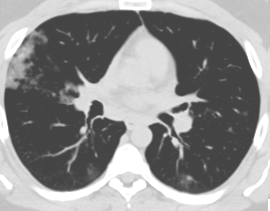
#> input picture imageFeatures/Covid (20).png, 270 x 211 px
$ jupyter execute --allow-errors GLCM-sreenivas.ipynb   (older library calls are emulated)
#> lines starting #> are read from the running program, lines starting #| are printed output that depends on the picture
[cell 1]
# https://youtu.be/5x-CIHRmMNY
"""
@author: Sreenivas Bhattiprolu
https://scikit-image.org/docs/dev/auto_examples/features_detection/plot_glcm.html
skimage.feature.greycomatrix(image, distances, angles, levels=None, symmetric=False, normed=False)
distances - List of pixel pair distance offsets.
angles - List of pixel pair angles in radians.
skimage.feature.greycoprops(P, prop)
prop: The property of the GLCM to compute.
{‘contrast’, ‘dissimilarity’, ‘homogeneity’, ‘energy’, ‘correlation’, ‘ASM’}
"""

import matplotlib.pyplot as plt

from skimage.feature import graycomatrix, graycoprops
from skimage import io
import cv2
import numpy as np

[cell 2]
PATCH_SIZE = 35
imagePath = "Covid (20).png"
# image = io.imread(imagePath)
# plt.imshow(image, cmap='gray')
image = cv2.imread(imagePath, cv2.IMREAD_GRAYSCALE)
#> image is the input picture: shape (211, 270); min 68, max 255, mean 143.5
print(image.shape)
#| (211, 270)
image = image[0:100, 0:100]
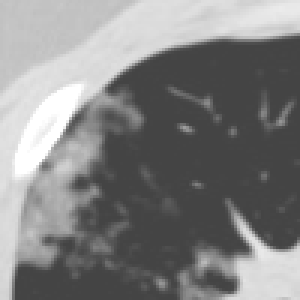
#> image: shape (100, 100) (shown 3 times larger); min 68, max 255, mean 130.1
# [4 lines of commented-out code are left out]
plt.imshow(image)
# plt.xticks([]), plt.yticks([])  # to hide tick values on X and Y axis
plt.show()
print(image.shape)
#| (100, 100)
print(type(image))
#| <class 'numpy.ndarray'>
print(image.dtype) # prints the data type of the np.array object of type nd.array
#| uint8

[cell 3]
image = cv2.resize(image, (248, 248))
#> image: shape (248, 248)
plt.imshow(image)
plt.show()

[cell 4]
print(image.strides)
#| (248, 1)

#> (a cell that did not finish here is left out)

[cell 6]
matrix = np.random.randint(1, 8, (3, 3))
mat = matrix
print((mat))
# [4 lines of commented-out code are left out]
info = np.iinfo(mat.dtype) # Get the information of the incoming image type
data = mat.astype(np.float64) / info.max # normalize the data to 0 - 1
data = 255 * data # Now scale by 255
img = data.astype(np.uint8)
# cv2.imshow("Window", img)
plt.imshow(img)
plt.show()
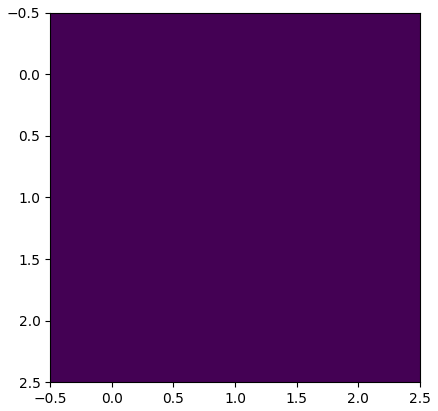
#> figure drawn by matplotlib, 1 panel

[cell 7]
cell_locations = [(50, 50), (200, 50), (50, 350), (200, 350)]
cell_patches = []
for loc in cell_locations:
    cell_patches.append(image[loc[0]:loc[0] + PATCH_SIZE,
                               loc[1]:loc[1] + PATCH_SIZE])
#> after the loop, cell_patches = 4 items
print((cell_patches[0][34]))
#| [255 255 255 255 255 255 255 255 255 255 255 252 247 241 232 223 216 210
#|  203 192 182 173 165 159 156 153 153 154 156 158 161 160 159 158 156]

[cell 8]
print(image[50:50 + 10, 50:50 + 10])
#| [[221 222 222 222 221 221 220 220 219 219]
#|  [222 222 222 222 222 221 221 220 220 220]
#|  [221 221 222 222 222 222 221 221 221 221]
#|  [221 221 222 222 222 222 222 222 222 223]
#|  [221 222 222 222 222 221 222 222 222 223]
#|  [221 222 222 222 221 221 221 222 223 223]
#|  [221 221 221 221 221 220 221 221 222 222]
#|  [221 221 220 220 219 219 219 220 220 221]
#|  [221 220 220 219 218 218 218 218 219 219]
#|  [221 220 220 219 218 218 218 219 219 219]]
print(image[50:60, 50:60])
#| [[221 222 222 222 221 221 220 220 219 219]
#|  [222 222 222 222 222 221 221 220 220 220]
#|  [221 221 222 222 222 222 221 221 221 221]
#|  [221 221 222 222 222 222 222 222 222 223]
#|  [221 222 222 222 222 221 222 222 222 223]
#|  [221 222 222 222 221 221 221 222 223 223]
#|  [221 221 221 221 221 220 221 221 222 222]
#|  [221 221 220 220 219 219 219 220 220 221]
#|  [221 220 220 219 218 218 218 218 219 219]
#|  [221 220 220 219 218 218 218 219 219 219]]
